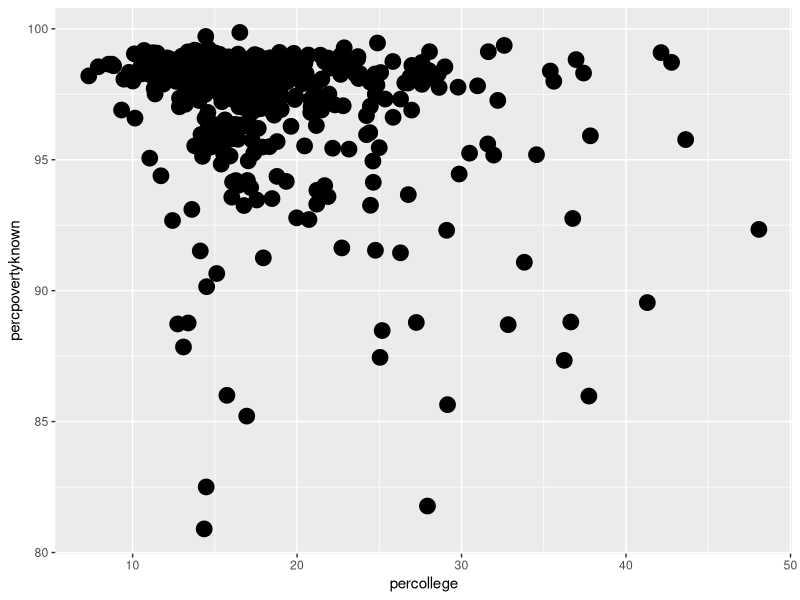
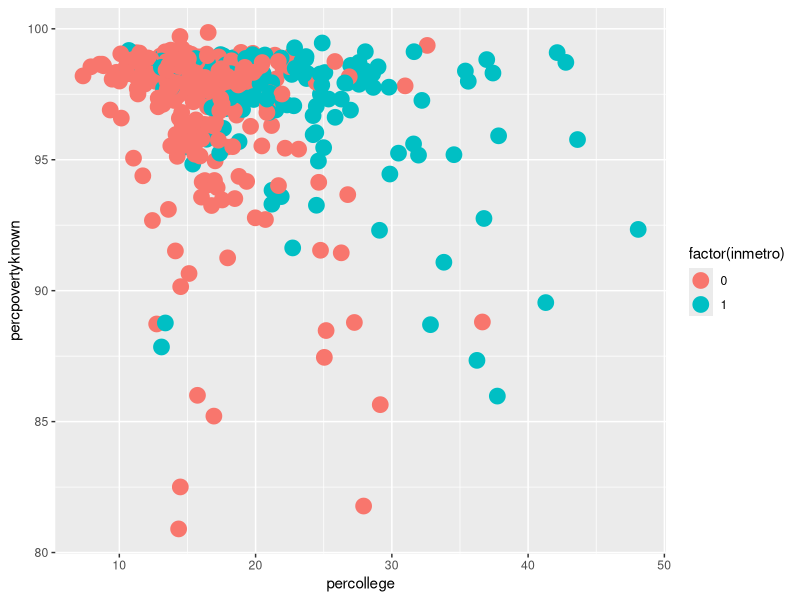
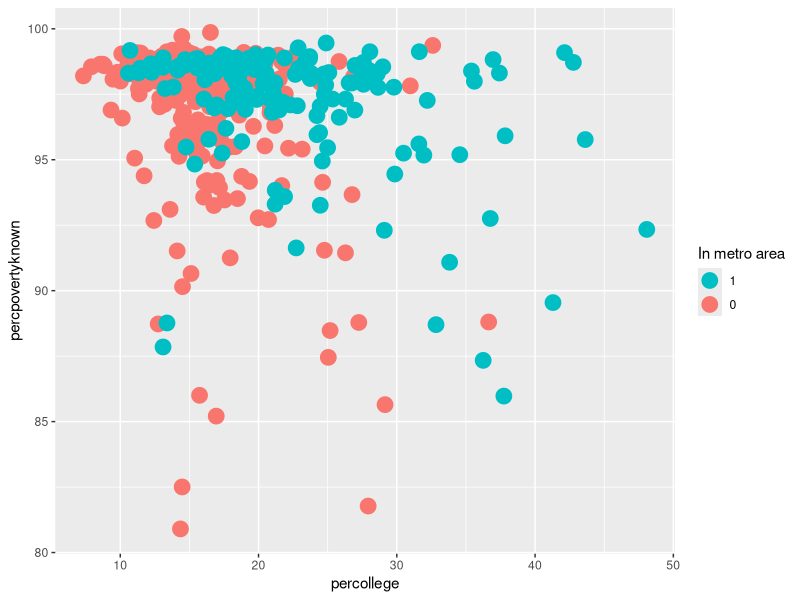
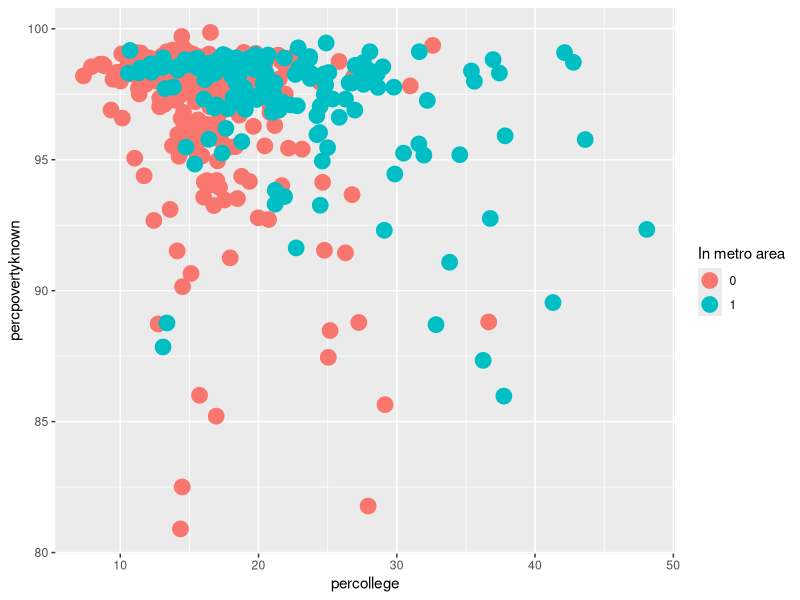

These figures' R source, in order:

#install.packages("ggplot2")
library(ggplot2)

head(midwest)

ggplot(midwest, aes(percollege, percpovertyknown)) + geom_point(size = 5)

ggplot(midwest, aes(percollege, percpovertyknown, colour = factor(inmetro))) + geom_point(size = 5)

layer_1 <- midwest[midwest$inmetro == "0", ]
layer_2 <- midwest[midwest$inmetro == "1", ]

ggplot() + geom_point(data = layer_1, aes(percollege, percpovertyknown, colour = "red"), size = 5)+
  geom_point(data = layer_2, aes(percollege, percpovertyknown, colour = "green"), size = 5)+
  scale_color_manual(name = "In metro area", values = c("red" = "#F8766D", "green"="#00BFC4"), labels = c("red" = "0", "green" ="1"))

order_inmetro<-c("0", "1") #define the order
midwest_sorted<-midwest[order(match(midwest$inmetro, order_inmetro)),] # sort the rows of dataframe
midwest_sorted$inmetro<-as.character(midwest_sorted$inmetro) # convert the class of inmetro variable to character

ggplot(data = midwest_sorted, aes(percollege, percpovertyknown, colour = inmetro)) + geom_point(size = 5)+
  scale_color_manual(name = "In metro area", values = c("0" = "#F8766D", "1"="#00BFC4"), labels = c("0" = "0", "1" ="1"))

colour_values <- c("0" = "#F8766D", "1"="#00BFC4") 
print(colour_values)
#is equivalent to 
colour_values <- c("#F8766D", "#00BFC4")
names(colour_values) <- c("0", "1")
print(colour_values)



